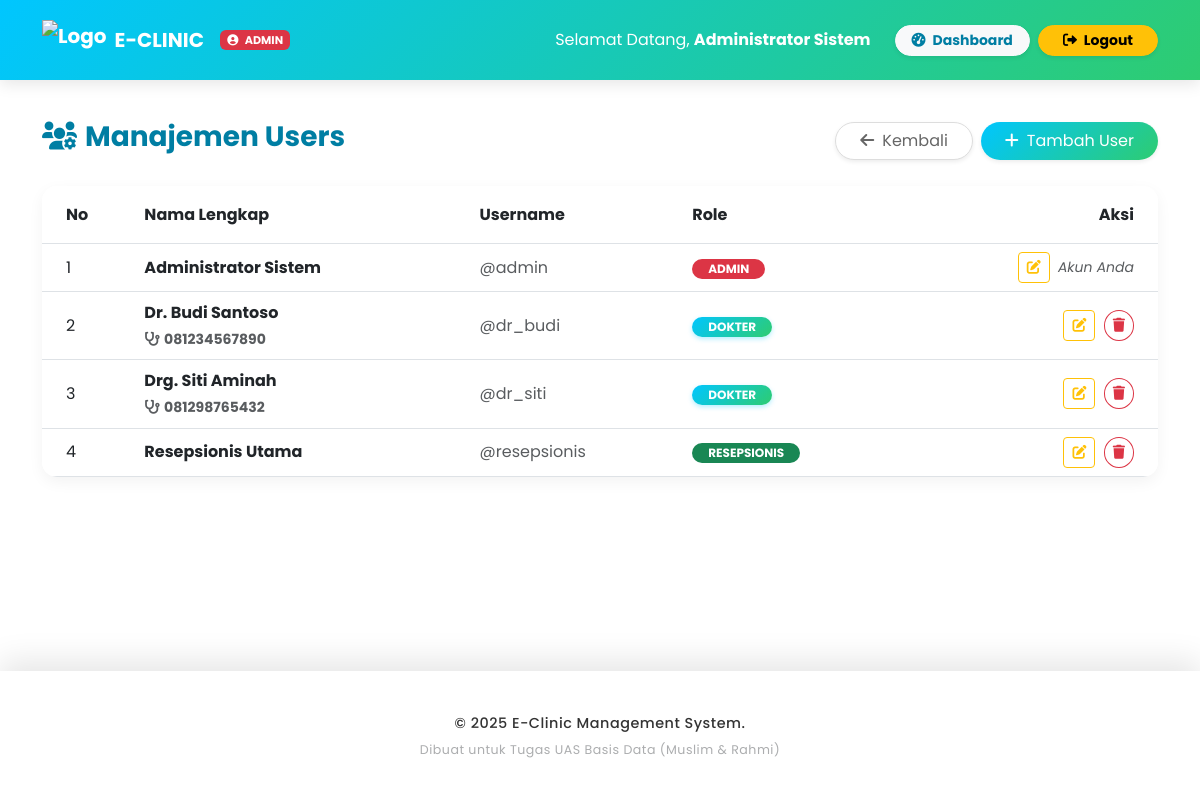
Page /Admin/users.php (signed in) on the earlier database version.
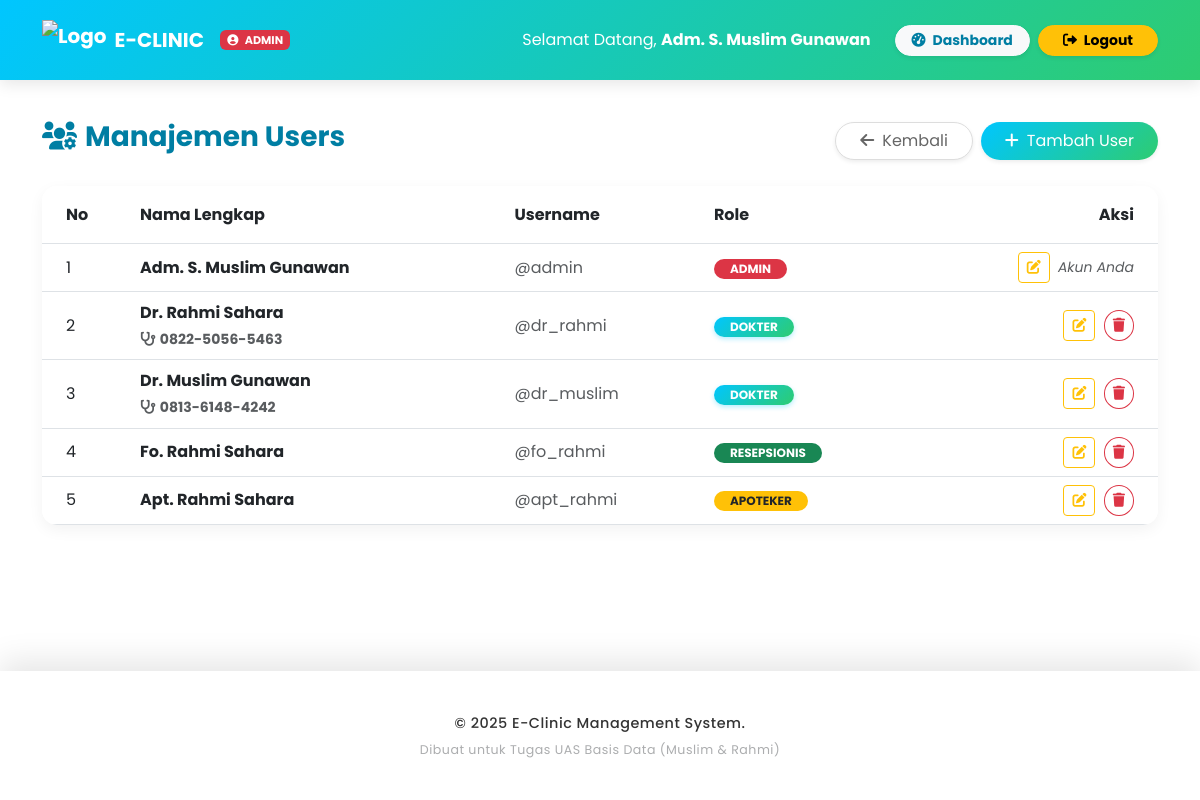
Same page on the later database version.
### tables this page shows
CREATE TABLE `users` (
  `id_user` int(11) NOT NULL,
  `username` varchar(50) NOT NULL,
  `password` varchar(255) NOT NULL,
  `role` enum('admin','dokter','resepsionis','apoteker') NOT NULL,
  `nama_lengkap` varchar(100) NOT NULL
);

CREATE TABLE `dokter` (
  `id_dokter` int(11) NOT NULL,
  `id_user` int(11) NOT NULL,
  `nama_dokter` varchar(100) NOT NULL,
  `spesialisasi` varchar(50) DEFAULT NULL,
  `no_hp` varchar(15) DEFAULT NULL,
  `id_poli` int(11) DEFAULT NULL
);

### Admin/users.php (the view, shortened to what this page needs)
<?php
$path_prefix = '../';
include $path_prefix . 'layout/header.php';
?>
<div class="container mb-5">
    <div class="d-flex justify-content-between align-items-center mb-4">
        <h3 class="fw-bold text-primary"><i class="fas fa-users-cog me-2"></i>Manajemen Users</h3>
        <div class="d-flex gap-2">
            <a href="index.php" class="btn btn-secondary rounded-pill px-4 shadow-sm">
                <i class="fas fa-arrow-left me-2"></i>Kembali
            </a>
            <button class="btn btn-primary rounded-pill px-4 shadow-sm" data-bs-toggle="modal" data-bs-target="#modalAdd">
                <i class="fas fa-plus me-2"></i>Tambah User
            </button>
        </div>
    </div>
    <div class="card glass-card overflow-hidden">
        <div class="table-responsive">
            <table class="table table-hover align-middle mb-0">
                <thead class="bg-transparent">
                    <tr>
                        <th class="ps-4 py-3">No</th>
                        <th class="py-3">Nama Lengkap</th>
                        <th class="py-3">Username</th>
                        <th class="py-3">Role</th>
                        <th class="py-3 text-end pe-4">Aksi</th>
                    </tr>
                </thead>
                <tbody>
                    <?php
                    $no = 1;
                    $q = mysqli_query($conn, "SELECT u.*, d.id_poli, d.no_hp FROM users u LEFT JOIN dokter d ON u.id_user = d.id_user ORDER BY u.role ASC");
                    while($r = mysqli_fetch_assoc($q)):
                    ?>
                    <tr>
                        <td class="ps-4" data-label="No"><?= $no++ ?></td>
                        <td class="fw-bold" data-label="Nama Lengkap">
                            <?= $r['nama_lengkap'] ?>
                            <?php if($r['role'] == 'dokter'): ?>
                                <br><small class="text-muted"><i class="fas fa-stethoscope me-1"></i><?= $r['no_hp'] ?? '-' ?></small>
                            <?php endif; ?>
                        </td>
                        <td class="text-muted" data-label="Username">@<?= $r['username'] ?></td>
                        <td data-label="Role">
                            <?php
                                $badge = 'bg-secondary';
                                if($r['role']=='admin') $badge='bg-danger';
                                if($r['role']=='dokter') $badge='bg-primary';
                                if($r['role']=='resepsionis') $badge='bg-success';
                                if($r['role']=='apoteker') $badge='bg-warning text-dark';
                            ?>
                            <span class="badge <?= $badge ?> rounded-pill px-3"><?= strtoupper($r['role']) ?></span>
                        </td>
                        <td class="text-end pe-4" data-label="Aksi">
                            <button class="btn btn-sm btn-outline-warning me-1" data-bs-toggle="modal" data-bs-target="#modalEdit<?= $r['id_user'] ?>">
                                <i class="fas fa-edit"></i>
                            </button>
                            <?php if($r['id_user'] != $_SESSION['id_user']): ?>
                            <a href="?del=<?= $r['id_user'] ?>" class="btn btn-sm btn-outline-danger rounded-circle" onclick="return confirm('Yakin hapus user ini?')" title="Hapus">
                                <i class="fas fa-trash"></i>
                            </a>
                            <?php else: ?>
                                <span class="text-muted small fst-italic">Akun Anda</span>
                            <?php endif; ?>
                        </td>
                    </tr>
                    <?php endwhile; ?>
                </tbody>
            </table>
        </div>
    </div>
</div>
<?php include $path_prefix . 'layout/footer.php'; ?>

### Layout/header.php (shortened to what this page needs)
<?php
$path = isset($path_prefix) ? $path_prefix : '';
?>
<!DOCTYPE html>
<html lang="id">
<head>
    <link href="https://cdn.jsdelivr.net/npm/bootstrap@5.3.0/dist/css/bootstrap.min.css" rel="stylesheet">
    <link href="<?= $path ?>assets/css/style.css" rel="stylesheet">
    <link rel="stylesheet" href="https://cdnjs.cloudflare.com/ajax/libs/font-awesome/6.0.0/css/all.min.css">
</head>
<body>
<nav class="navbar navbar-expand-lg navbar-dark fixed-top" id="mainNavbar">
  <div class="container">
    <a class="navbar-brand fw-bold d-flex align-items-center" href="<?= $path ?>index.php?page=home">
        <img src="<?= $path ?>assets/img/E-Clinic_Logo.png" alt="Logo" height="40" class="me-2">
        E-CLINIC
        <?php if(isset($_SESSION['role'])):
            $role_badge = 'bg-sky-solid text-white';
            if($_SESSION['role'] == 'admin') $role_badge = 'bg-danger text-white';
        ?>
            <span class="badge <?= $role_badge ?> ms-3 small text-uppercase" style="font-size: 0.7rem;">
                <i class="fas fa-user-circle me-1"></i> <?= $_SESSION['role'] ?>
            </span>
        <?php endif; ?>
    </a>
    <div class="collapse navbar-collapse" id="navbarNav">
      <ul class="navbar-nav ms-auto align-items-center">
        <?php if (isset($_SESSION['login'])): ?>
            <li class="nav-item me-3">
                <span class="nav-link text-white">
                    Selamat Datang, <strong><?= $_SESSION['nama'] ?></strong>
                </span>
            </li>
            <li class="nav-item me-2">
                <a class="btn btn-light btn-sm fw-bold px-3 rounded-pill shadow-sm text-primary" href="<?= $path . $_SESSION['role'] ?>/">
                    <i class="fas fa-tachometer-alt me-1"></i> Dashboard
                </a>
            </li>
            <li class="nav-item">
                <a class="btn btn-warning btn-sm fw-bold px-4 rounded-pill shadow-sm" href="<?= $path ?>auth/logout.php">
                    <i class="fas fa-sign-out-alt me-1"></i> Logout
                </a>
            </li>
        <?php endif; ?>
      </ul>
    </div>
  </div>
</nav>

### Layout/footer.php (shortened to what this page needs)
<footer>
        <div class="container">
            <p class="mb-1">&copy; <?= date('Y') ?> E-Clinic Management System.</p>
            <small class="text-muted opacity-50">Dibuat untuk Tugas UAS Basis Data (Muslim & Rahmi)</small>
        </div>
    </footer>
</body>
</html>

### assets/css/style.css (style rules this page uses)
:root { --primary: #00c6ff; --primary-dark: #007ea3; --secondary: #2ecc71; --bg-light: #f8f9fa; --gradient-main: linear-gradient(135deg, #00c6ff 0%, #2ecc71 100%); --gradient-green: linear-gradient(135deg, #2ecc71 0%, #27ae60 100%); --gradient-mix: linear-gradient(135deg, #00c6ff 0%, #2ecc71 100%); }
body { background: #ffffff; font-family: 'Poppins', sans-serif; line-height: 1.6; color: #333; min-height: 100vh; display: flex; flex-direction: column; padding-top: 120px; }
.text-primary { color: var(--primary-dark) !important; }
.btn-primary { background: var(--gradient-main); border: none; box-shadow: 0 4px 15px rgba(0, 198, 255, 0.4); }
.btn-secondary { background: #fff; color: #666; border: 1px solid #ddd; box-shadow: 0 2px 5px rgba(0,0,0,0.05); }
.bg-primary { background: var(--gradient-main) !important; }
.badge.bg-primary { background: var(--gradient-main) !important; box-shadow: 0 2px 5px rgba(0, 198, 255, 0.3); }
.glass-card { background: rgba(255, 255, 255, 0.35); backdrop-filter: blur(25px); -webkit-backdrop-filter: blur(25px); border: 1px solid rgba(255, 255, 255, 0.6); box-shadow: 0 15px 35px rgba(0, 0, 0, 0.15); border-radius: 20px; transition: all 0.4s ease; }
.navbar { transition: all 0.4s ease-in-out; padding: 15px 0; background: var(--gradient-mix); box-shadow: 0 4px 15px rgba(0, 0, 0, 0.1); z-index: 1000; }
.card { border-radius: 15px; border: none; transition: transform 0.3s, box-shadow 0.3s; background: #ffffff; box-shadow: 0 5px 15px rgba(0, 0, 0, 0.05); }
footer { margin-top: auto; background: rgba(255, 255, 255, 0.35); backdrop-filter: blur(25px); -webkit-backdrop-filter: blur(25px); color: #555; padding: 40px 0; text-align: center; border-top: 1px solid rgba(255, 255, 255, 0.6); box-shadow: 0 -10px 30px rgba(0,0,0,0.1); font-size: 0.9rem; letter-spacing: 0.5px; }
footer p { font-weight: 500; color: #333; }
footer small { display: block; margin-top: 5px; font-weight: 400; }
.btn { transition: all 0.3s cubic-bezier(0.25, 0.8, 0.25, 1); position: relative; overflow: hidden; backdrop-filter: blur(5px); }

Differences in the rows shown:
removed dokter: id_user.nama_lengkap "Dr. Budi Santoso", no_hp "081234567890", id_user.username "dr_budi", id_user.role "DOKTER"
removed dokter: id_user.nama_lengkap "Drg. Siti Aminah", no_hp "081298765432", id_user.username "dr_siti", id_user.role "DOKTER"
removed users: nama_lengkap "Resepsionis Utama", username "resepsionis", role "RESEPSIONIS"
changed users "admin": nama_lengkap "Administrator Sistem" → "Adm. S. Muslim Gunawan"
added dokter: id_user.nama_lengkap "Dr. Rahmi Sahara", no_hp "0822-5056-5463", id_user.username "dr_rahmi", id_user.role "DOKTER"
added dokter: id_user.nama_lengkap "Dr. Muslim Gunawan", no_hp "0813-6148-4242", id_user.username "dr_muslim", id_user.role "DOKTER"
added users: nama_lengkap "Fo. Rahmi Sahara", username "fo_rahmi", role "RESEPSIONIS"
added users: nama_lengkap "Apt. Rahmi Sahara", username "apt_rahmi", role "APOTEKER"
Other differences:
$_SESSION['nama']: "Administrator Sistem" → "Adm. S. Muslim Gunawan"
